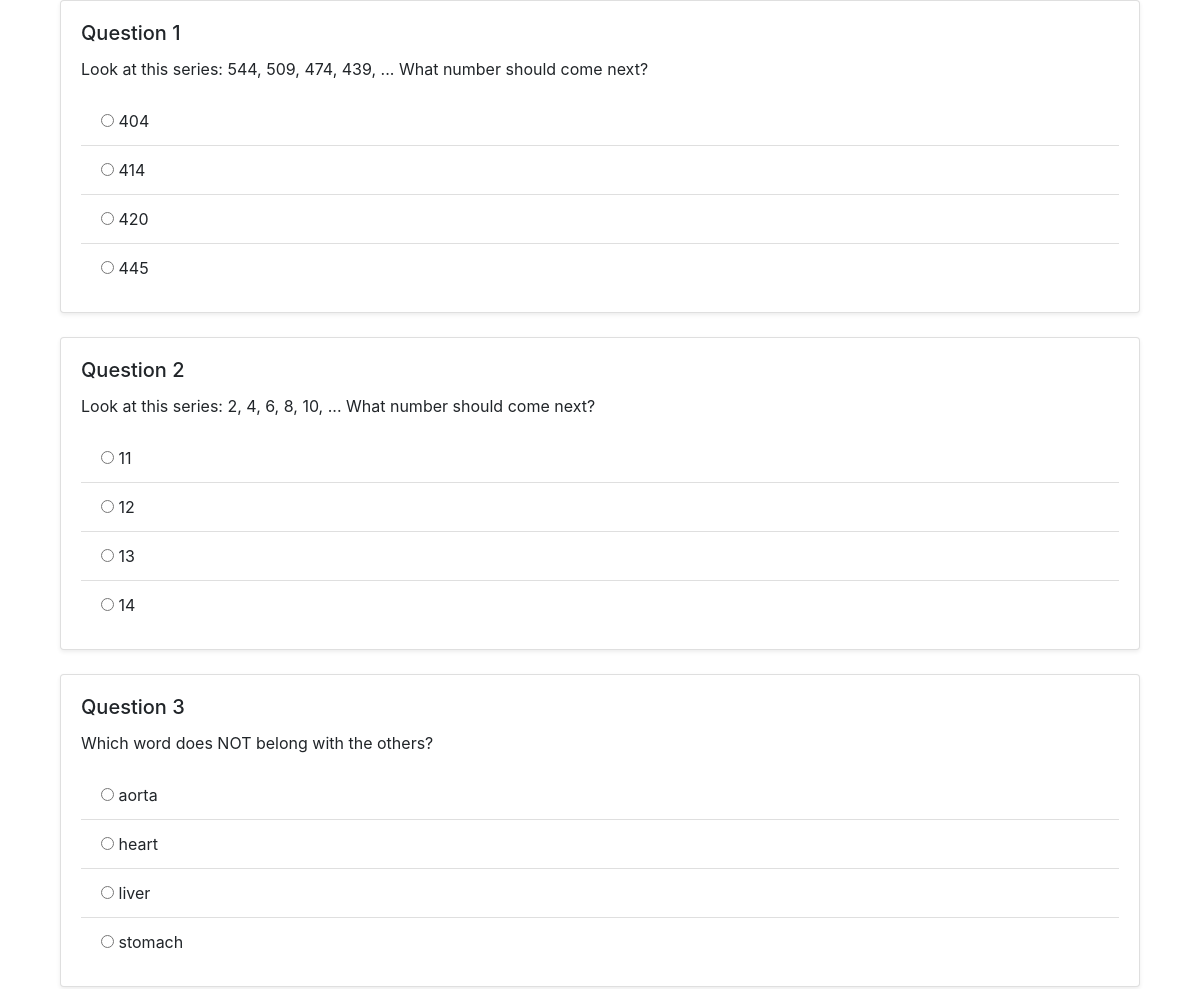
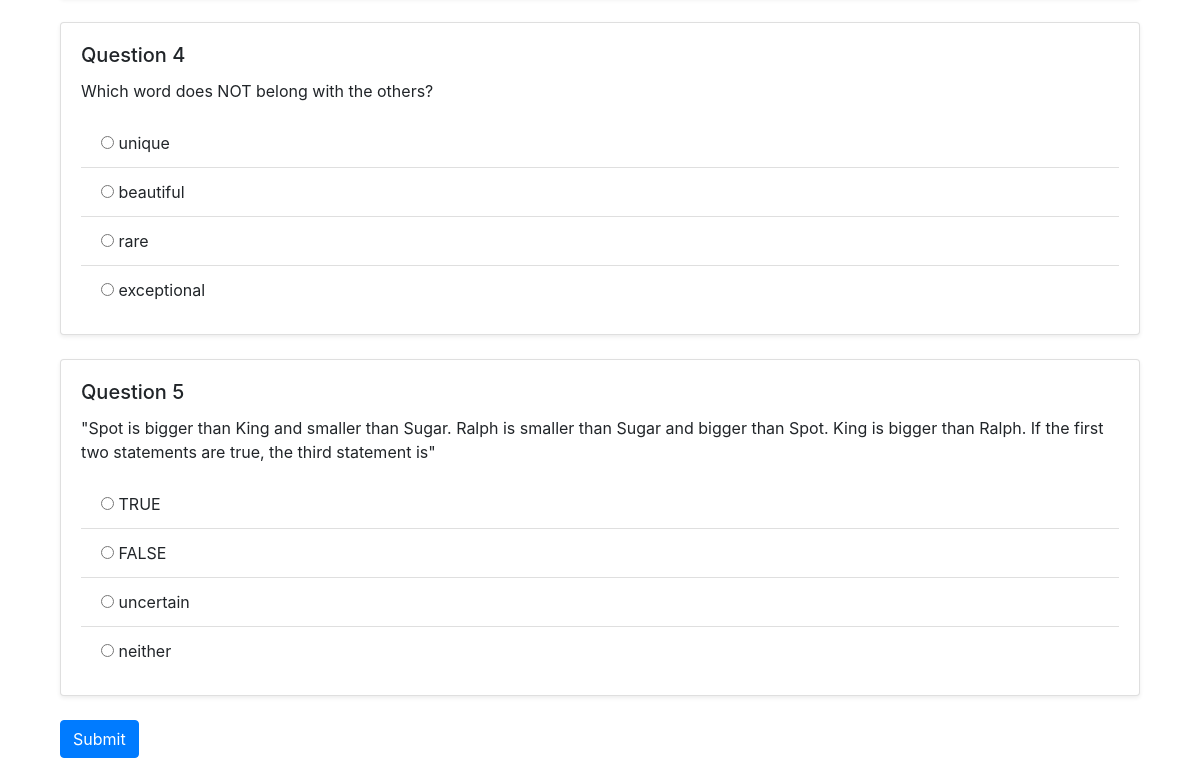
The app's page /User/Questions/17 (signed in) with its own data (2 pictures, top to bottom).
### Master/models.py (models this page shows)
class tbl_question(models.Model):
    question_id = models.AutoField(primary_key=True)
    question_content=models.CharField(max_length=500)
    question_score=models.IntegerField()
    option_1=models.CharField(max_length=500)
    option_2=models.CharField(max_length=500)
    option_3=models.CharField(max_length=500)
    option_4=models.CharField(max_length=500)
    answer=models.CharField(max_length=500)
    category_id=models.ForeignKey(tbl_category,on_delete=models.CASCADE)
    answer_key=models.CharField(max_length=500)

### User/views.py (the view)
# urls.py: path('Questions/', views.Questions,name='Questions'),
def Questions(request, cid):
    if 'uid' not in request.session:
        return redirect('login')
    user_id = request.session['uid']
    user = tbl_user.objects.get(user_id=user_id)
    all_questions = tbl_question.objects.filter(category_id=cid)
    if all_questions.count() > 30:
        random_questions = sample(list(all_questions), 30)
    else:
        random_questions = all_questions
    if request.method == "POST":
        test = tbl_test.objects.get(user_id=user, test_status='0')
        test.test_end_time = timezone.now()
        test.test_status = '1'
        total_score = 0
        for question in random_questions:
            answer_key = f'answer_{question.question_id}'
            user_answer = request.POST.get(answer_key)
            if user_answer == question.answer:
                total_score += question.question_score
            test_question = tbl_test_question.objects.create(
                test_id=test,
                test_question_answer=user_answer,
                test_question_score=question.question_score if user_answer == question.answer else 0,
                question_id=question  # Insert question_id into tbl_test_question
            )
            test_question.save()
        test.test_score = total_score
        test.save()
        return render(request, 'User/HomePage.html')
    else:
        data = tbl_test.objects.filter(user_id=request.session['uid'],test_status=0).count()
        if data > 0:
            return render(request, 'User/Questions.html', {'Questions': random_questions})
        else:
            test = tbl_test.objects.create(user_id=user)
            return render(request, 'User/Questions.html', {'Questions': random_questions})

### User/Templates/User/Questions.html (shortened to what this page needs)
<!DOCTYPE html>
<html lang="en">
<head>
    <link
      href="https://stackpath.bootstrapcdn.com/bootstrap/4.5.2/css/bootstrap.min.css"
      rel="stylesheet"
    />
</head>
<body>
    <div class="container">
        <form method="POST" >
            {% for question in Questions %}
            <div class="col-md-12 mb-4">
                <div class="card shadow-sm">
                    <div class="card-body">
                        <h5 class="card-title">Question {{ forloop.counter }}</h5>
                        <p class="card-text">{{ question.question_content }}</p>
                        <ul class="list-group list-group-flush">
                            <li class="list-group-item"><input type="radio" name="answer_{{ question.question_id }}" value="{{ question.option_1 }}"> {{ question.option_1 }}</li>
                            <li class="list-group-item"><input type="radio" name="answer_{{ question.question_id }}" value="{{ question.option_2 }}"> {{ question.option_2 }}</li>
                            <li class="list-group-item"><input type="radio" name="answer_{{ question.question_id }}" value="{{ question.option_3 }}"> {{ question.option_3 }}</li>
                            <li class="list-group-item"><input type="radio" name="answer_{{ question.question_id }}" value="{{ question.option_4 }}"> {{ question.option_4 }}</li>
                        </ul>
                    </div>
                </div>
            </div>
            {% endfor %}
            <div class="col-md-12 mb-4">
                <input type="submit" class="btn btn-primary" value="Submit">
            </div>
        </form>
    </div>
</body>
</html>

### records on screen
tbl_question: question_content "Look at this series: 544, 509, 474, 439, ... What number should come next?", option_1 "404", option_2 "414", option_3 "420", option_4 "445"
tbl_question: question_content "Look at this series: 2, 4, 6, 8, 10, ... What number should come next?", option_1 "11", option_2 "12", option_3 "13", option_4 "14"
tbl_question: question_content "Which word does NOT belong with the others?", option_1 "aorta", option_2 "heart", option_3 "liver", option_4 "stomach"
tbl_question: question_content "Which word does NOT belong with the others?", option_1 "unique", option_2 "beautiful", option_3 "rare", option_4 "exceptional"
tbl_question: question_content "\"Spot is bigger than King and smaller than Sugar. Ralph is smaller than Sugar and bigger than Spot. King is bigger than Ralph. If the first two statements are true, the third statement is\"", option_1 "TRUE", option_2 "FALSE", option_3 "uncertain", option_4 "neither"
